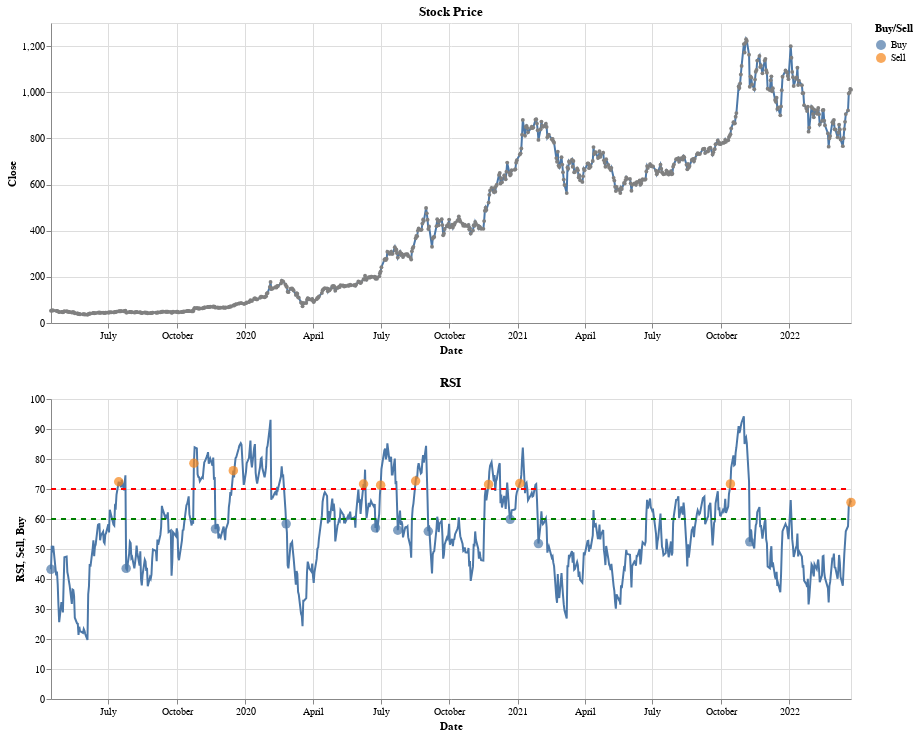

Notebook source saved alongside this figure:
### Code cell
Stock&(RSI+Final_RSI+Sell_Line+Buy_Line)

### Figure 1 — Vega-Lite specification as saved in the notebook (floating-point values rounded to 4 significant figures; data arrays with more than 128 entries replaced by an {"elided": "..."} marker saying what was removed)
{"config": {"view": {"continuousWidth": 400, "continuousHeight": 300}}, "vconcat": [{"data": {"name": "data-0b706ea303b75b441ec8b7d5b3f2efd1"}, "mark": {"type": "line", "point": {"color": "grey", "size": 15}}, "encoding": {"tooltip": [{"type": "temporal", "field": "date", "format": "%m/%d"}, {"type": "quantitative", "field": "Close", "format": ",.2f"}], "x": {"type": "temporal", "field": "Date"}, "y": {"type": "quantitative", "field": "Close"}}, "height": 300, "title": "Stock Price", "width": 800}, {"layer": [{"data": {"name": "data-0b706ea303b75b441ec8b7d5b3f2efd1"}, "mark": "line", "encoding": {"tooltip": [{"type": "temporal", "field": "date", "format": "%m/%d"}, {"type": "quantitative", "field": "Close", "format": ",.2f"}, {"type": "quantitative", "field": "RSI", "format": ",.2f"}], "x": {"type": "temporal", "field": "Date"}, "y": {"type": "quantitative", "field": "RSI"}}, "height": 300, "title": "RSI", "width": 800}, {"data": {"name": "data-d18e82610c642314e0d05f0d3f8ae967"}, "mark": {"type": "circle", "color": "Blue", "size": 90}, "encoding": {"color": {"type": "nominal", "field": "Buy/Sell"}, "tooltip": [{"type": "temporal", "field": "date", "format": "%m/%d"}, {"type": "quantitative", "field": "RSI", "format": ",.2f"}], "x": {"type": "temporal", "field": "Date"}, "y": {"type": "quantitative", "field": "RSI"}}, "height": 300, "width": 800}, {"data": {"name": "data-d18e82610c642314e0d05f0d3f8ae967"}, "mark": {"type": "line", "color": "red", "strokeDash": [5, 5]}, "encoding": {"tooltip": [{"type": "temporal", "field": "date", "format": "%m/%d"}, {"type": "quantitative", "field": "RSI", "format": ",.2f"}], "x": {"type": "temporal", "field": "Date"}, "y": {"type": "quantitative", "field": "Sell"}}}, {"data": {"name": "data-d18e82610c642314e0d05f0d3f8ae967"}, "mark": {"type": "line", "color": "green", "strokeDash": [5, 5]}, "encoding": {"tooltip": [{"type": "temporal", "field": "date", "format": "%m/%d"}, {"type": "quantitative", "field": "RSI", "format": ",.2f"}], "x": {"type": "temporal", "field": "Date"}, "y": {"type": "quantitative", "field": "Buy"}}}]}], "$schema": "https://vega.github.io/schema/vega-lite/v4.8.1.json", "datasets": {"data-0b706ea303b75b441ec8b7d5b3f2efd1": {"elided": "744 records"}, "data-d18e82610c642314e0d05f0d3f8ae967": [{"Date": "2019-04-15T00:00:00", "Price": 53.28, "Shares": 18.77, "Amount": 1000, "RSI": 43.23, "Buy/Sell": "Buy", "Profit/Loss": 0, "Profit/Loss %": 0, "Sell": 70, "Buy": 60}, {"Date": "2019-07-15T00:00:00", "Price": 50.7, "Shares": 0.0, "Amount": 951.6, "RSI": 72.41, "Buy/Sell": "Sell", "Profit/Loss": -48.41, "Profit/Loss %": -4.84, "Sell": 70, "Buy": 60}, {"Date": "2019-07-25T00:00:00", "Price": 45.76, "Shares": 20.8, "Amount": 951.6, "RSI": 43.54, "Buy/Sell": "Buy", "Profit/Loss": 0, "Profit/Loss %": 0, "Sell": 70, "Buy": 60}, {"Date": "2019-10-24T00:00:00", "Price": 59.94, "Shares": 0.0, "Amount": 1246.0, "RSI": 78.58, "Buy/Sell": "Sell", "Profit/Loss": 294.9, "Profit/Loss %": 30.99, "Sell": 70, "Buy": 60}, {"Date": "2019-11-22T00:00:00", "Price": 66.61, "Shares": 18.71, "Amount": 1246.0, "RSI": 56.68, "Buy/Sell": "Buy", "Profit/Loss": 0, "Profit/Loss %": 0, "Sell": 70, "Buy": 60}, {"Date": "2019-12-16T00:00:00", "Price": 76.3, "Shares": 0.0, "Amount": 1428.0, "RSI": 76.12, "Buy/Sell": "Sell", "Profit/Loss": 181.3, "Profit/Loss %": 14.55, "Sell": 70, "Buy": 60}, {"Date": "2020-02-25T00:00:00", "Price": 160.0, "Shares": 8.925, "Amount": 1428.0, "RSI": 58.4, "Buy/Sell": "Buy", "Profit/Loss": 0, "Profit/Loss %": 0, "Sell": 70, "Buy": 60}, {"Date": "2020-06-08T00:00:00", "Price": 190.0, "Shares": 0.0, "Amount": 1696.0, "RSI": 71.67, "Buy/Sell": "Sell", "Profit/Loss": 267.7, "Profit/Loss %": 18.75, "Sell": 70, "Buy": 60}, {"Date": "2020-06-24T00:00:00", "Price": 192.2, "Shares": 8.823, "Amount": 1696.0, "RSI": 57.03, "Buy/Sell": "Buy", "Profit/Loss": 0, "Profit/Loss %": 0, "Sell": 70, "Buy": 60}, {"Date": "2020-07-01T00:00:00", "Price": 223.9, "Shares": 0.0, "Amount": 1976.0, "RSI": 71.27, "Buy/Sell": "Sell", "Profit/Loss": 280.2, "Profit/Loss %": 16.53, "Sell": 70, "Buy": 60}, {"Date": "2020-07-24T00:00:00", "Price": 283.4, "Shares": 6.972, "Amount": 1976.0, "RSI": 56.28, "Buy/Sell": "Buy", "Profit/Loss": 0, "Profit/Loss %": 0, "Sell": 70, "Buy": 60}, {"Date": "2020-08-17T00:00:00", "Price": 367.1, "Shares": 0.0, "Amount": 2559.0, "RSI": 72.66, "Buy/Sell": "Sell", "Profit/Loss": 583.7, "Profit/Loss %": 29.54, "Sell": 70, "Buy": 60}, {"Date": "2020-09-03T00:00:00", "Price": 407.0, "Shares": 6.289, "Amount": 2559.0, "RSI": 55.89, "Buy/Sell": "Buy", "Profit/Loss": 0, "Profit/Loss %": 0, "Sell": 70, "Buy": 60}, {"Date": "2020-11-23T00:00:00", "Price": 521.9, "Shares": 0.0, "Amount": 3282.0, "RSI": 71.52, "Buy/Sell": "Sell", "Profit/Loss": 722.2, "Profit/Loss %": 28.22, "Sell": 70, "Buy": 60}, {"Date": "2020-12-22T00:00:00", "Price": 640.3, "Shares": 5.125, "Amount": 3282.0, "RSI": 59.89, "Buy/Sell": "Buy", "Profit/Loss": 0, "Profit/Loss %": 0, "Sell": 70, "Buy": 60}, {"Date": "2021-01-04T00:00:00", "Price": 729.8, "Shares": 0.0, "Amount": 3740.0, "RSI": 71.86, "Buy/Sell": "Sell", "Profit/Loss": 458.3, "Profit/Loss %": 13.97, "Sell": 70, "Buy": 60}, {"Date": "2021-01-29T00:00:00", "Price": 793.5, "Shares": 4.713, "Amount": 3740.0, "RSI": 51.81, "Buy/Sell": "Buy", "Profit/Loss": 0, "Profit/Loss %": 0, "Sell": 70, "Buy": 60}, {"Date": "2021-10-14T00:00:00", "Price": 818.3, "Shares": 0.0, "Amount": 3857.0, "RSI": 71.69, "Buy/Sell": "Sell", "Profit/Loss": 116.8, "Profit/Loss %": 3.12, "Sell": 70, "Buy": 60}, {"Date": "2021-11-09T00:00:00", "Price": 1024.0, "Shares": 3.768, "Amount": 3857.0, "RSI": 52.38, "Buy/Sell": "Buy", "Profit/Loss": 0, "Profit/Loss %": 0, "Sell": 70, "Buy": 60}, {"Date": "2022-03-25T00:00:00", "Price": 1011.0, "Shares": 0.0, "Amount": 3808.0, "RSI": 65.52, "Buy/Sell": "Sell", "Profit/Loss": -48.46, "Profit/Loss %": -1.26, "Sell": 70, "Buy": 60}]}}
